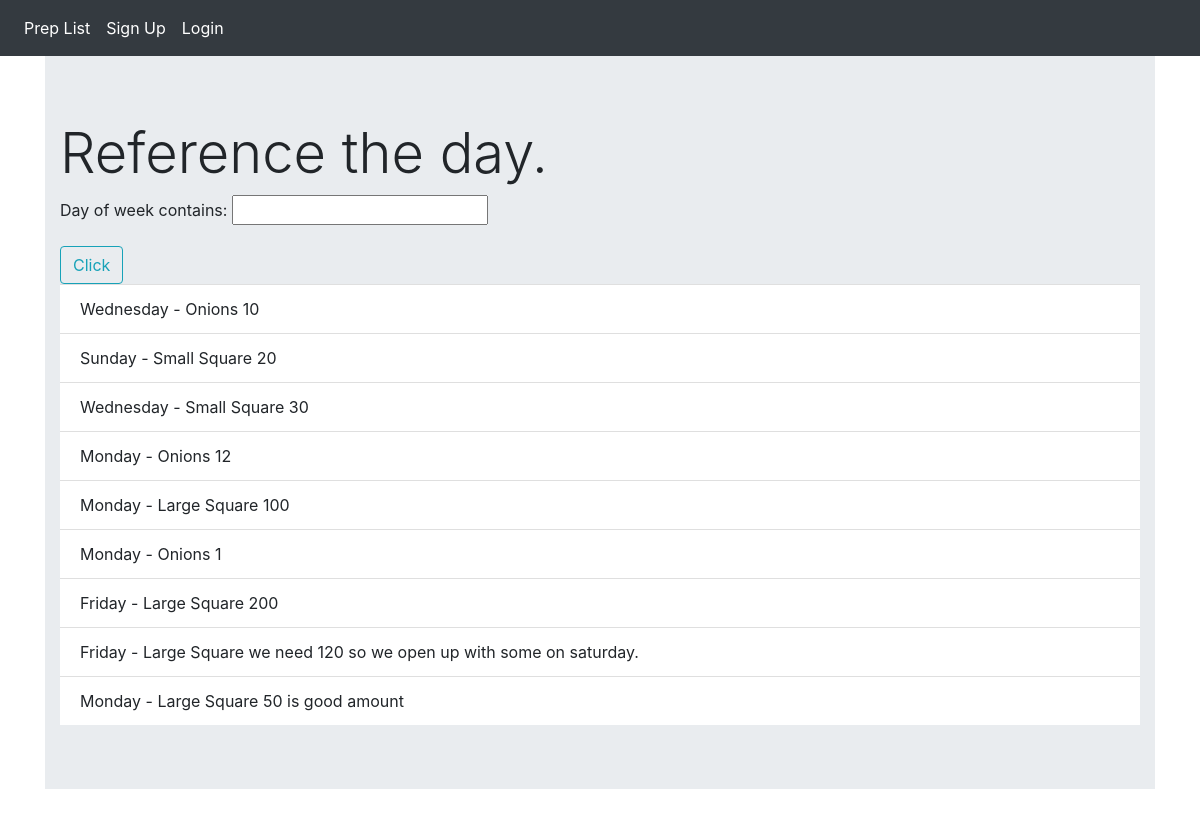
The page /dailyprep/ on the database as committed earlier.
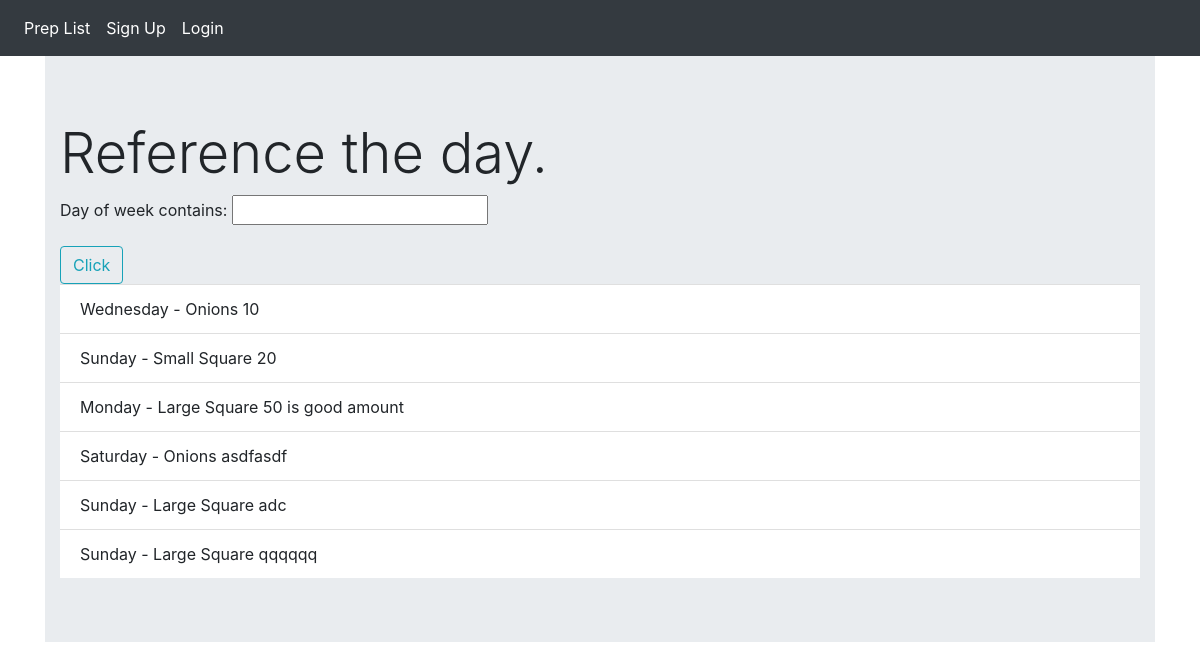
The same page on the database as committed later.
### todo/models.py (models this page shows, shortened)
class PrepWork(models.Model):
    item = models.CharField(blank='False',max_length=200, help_text="Add one item at a time. ")
    description = models.TextField(blank='False',help_text="Add instructions to remove any confusion. ", max_length=200)
    day_of_week = models.CharField(blank='False', max_length=20, choices=DAYS, help_text="Please set the day of week. ")

### todo/views.py (the view)
# urls.py: path('dailyprep/', views.dailyprep,name='dailyprep'),
def dailyprep(request):
    f = PrepWorkFilter(request.GET, queryset=PrepWork.objects.filter(day_of_week__icontains="day"))
    return render (request,'todo/dailyprep.html',{'filter':f})

### templates/todo/dailyprep.html (shortened to what this page needs)
{% extends 'items/base.html' %}
{% block content %}
<div class="jumbotron jumbotron-fluid">
  <div class="container">
    <h1 class="display-4">Reference the day.</h1>
    <form action="" method="get">
        {{ filter.form.as_p }}
        <input class='btn btn-outline-info' type="submit" value='Click' />
    </form>
    <ul class="list-group list-group-flush">
      {% for obj in filter.qs %}
          <li class="list-group-item">{{ obj.day_of_week }} - {{ obj.item|capfirst }} {{obj.description}}</li>
      {% endfor %}
    </ul>
  </div>
</div>
{% endblock %}

Rows that differ between the two databases and show on the page:
removed PrepWork: day_of_week "Wednesday", item "Small Square", description "30"
removed PrepWork: day_of_week "Monday", item "Onions", description "12"
removed PrepWork: day_of_week "Monday", item "Large Square", description "100"
removed PrepWork: day_of_week "Monday", item "Onions", description "1"
removed PrepWork: day_of_week "Friday", item "Large Square", description "200"
removed PrepWork: day_of_week "Friday", item "Large Square", description "we need 120 so we open up with some on saturday."
added PrepWork: day_of_week "Saturday", item "Onions", description "asdfasdf"
added PrepWork: day_of_week "Sunday", item "Large Square", description "adc"
added PrepWork: day_of_week "Sunday", item "Large Square", description "qqqqqq"
